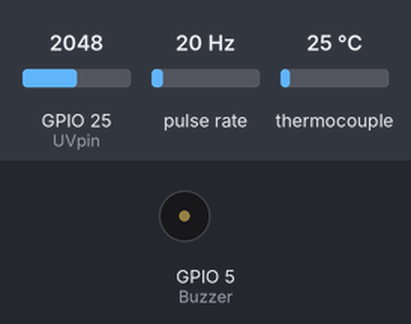
This sketch was run on a simulated ESP32. Shown: buzzer (waves = sounding, pin HIGH). Wiring (inferred from the names in the program): pulse sensor: data GPIO 4. Inputs (shaded band) come from the test bench; at power-on: thermocouple 25 °C, GPIO 25 (UVpin) = 2048, pulse rate 20 Hz. WiFi joins after 1.5 s; servers stay silent unless stated; no MQTT or app messages arrive unless stated; what the sketch prints to the serial monitor is not drawn.

Above: at 2.7 s.
2.8 s: thermocouple set to 177 °C
13.8 s: thermocouple set to 185 °C
At 19.1 s:
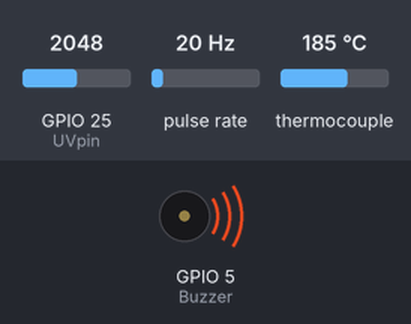
19.4 s: thermocouple set to 6 °C
At 24.2 s:
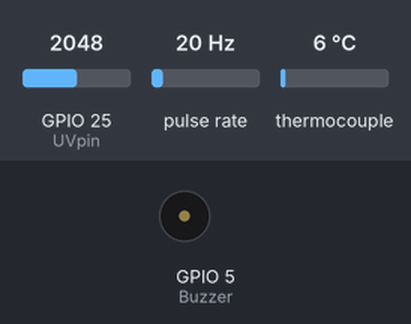
24.8 s: thermocouple set to 225 °C
At 30.2 s:
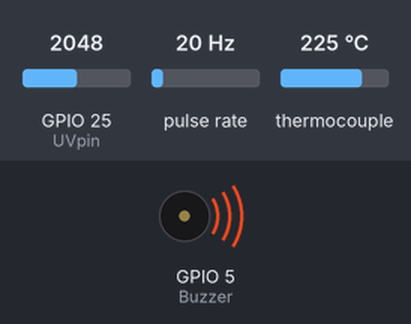
Timing chart, 0 to 31.3 s (numbered marks = the images above; inputs shaded):
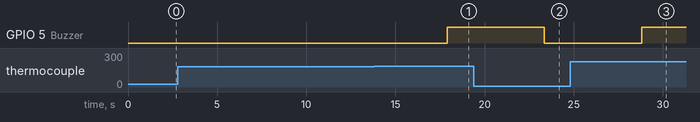

Measured:
- the behaviour switches between 180 and 181 °C on thermocouple (found by bisection; images 0 and 1)
- after the input at 2.8 s, every drawn part: stays the same
- after the input at 13.8 s, GPIO 5 (Buzzer): LOW → HIGH after 4.1 s
- after the input at 19.4 s, GPIO 5 (Buzzer): HIGH → LOW after 4.0 s
- after the input at 24.8 s, GPIO 5 (Buzzer): LOW → HIGH after 4.0 s

The sketch:

main.ino
```cpp
#include "max6675.h"
#include <WiFi.h>
#include <Wire.h>
#include <Firebase_ESP_Client.h>
#include "addons/TokenHelper.h"
#include "addons/RTDBHelper.h"
#include "Adafruit_MQTT.h"
#include "Adafruit_MQTT_Client.h"

// ===================== WiFi Credentials =====================
const char* ssid = "YOUR_WIFI_SSID";
const char* pass = "YOUR_WIFI_PASSWORD";

// ===================== Cloud Credentials =====================
#define MQTT_SERV "io.adafruit.com"
#define MQTT_PORT 1883
#define MQTT_NAME "YOUR_ADAFRUIT_USERNAME"
#define MQTT_PASS "YOUR_ADAFRUIT_IO_KEY"

#define API_KEY "YOUR_FIREBASE_API_KEY"
#define DataBase_URL "YOUR_FIREBASE_DATABASE_URL"

// ===================== Sensor Pins =====================
int thermoDO = 18;
int thermoCS = 19;
int thermoCLK = 21;
int UVpin = 25;
const int flowSensorPin = 4;
#define Buzzer 5

// ===================== Variables =====================
float Temp;
float UVintensity;
float UVreading;

volatile int pulseCount = 0;
float flowRate = 0.0;
unsigned long lastTime = 0;
unsigned long interval = 1000;
const float calibrationFactor = 7.5;

// ===================== Sensor Setup =====================
MAX6675 thermocouple(thermoCLK, thermoCS, thermoDO);
WiFiClient client;

// ===================== MQTT Setup =====================
Adafruit_MQTT_Client mqtt(&client, MQTT_SERV, MQTT_PORT, MQTT_NAME, MQTT_PASS);

Adafruit_MQTT_Publish WaterFeed =
    Adafruit_MQTT_Publish(&mqtt, MQTT_NAME "/f/waterflow");

Adafruit_MQTT_Publish TemperatureFeed =
    Adafruit_MQTT_Publish(&mqtt, MQTT_NAME "/f/temperature");

Adafruit_MQTT_Publish UVFeed =
    Adafruit_MQTT_Publish(&mqtt, MQTT_NAME "/f/uv");

// ===================== Firebase Setup =====================
FirebaseData fbdo;
FirebaseAuth auth;
FirebaseConfig config;

unsigned long sendDataPrevMillis = 0;
bool signupOK = false;

// ===================== Interrupt =====================
void IRAM_ATTR countPulse() {
    pulseCount++;
}

// ===================== Setup =====================
void setup() {
    Serial.begin(115200);

    pinMode(flowSensorPin, INPUT);
    pinMode(Buzzer, OUTPUT);

    WiFi.begin(ssid, pass);
    while (WiFi.status() != WL_CONNECTED) {
        delay(500);
        Serial.print(".");
    }

    Serial.println("\nWiFi connected");

    config.api_key = API_KEY;
    config.database_url = DataBase_URL;

    if (Firebase.signUp(&config, &auth, "", "")) {
        Serial.println("Firebase signup successful");
        signupOK = true;
    } else {
        Serial.printf("%s\n", config.signer.signupError.message.c_str());
    }

    config.token_status_callback = tokenStatusCallback;
    Firebase.begin(&config, &auth);
    Firebase.reconnectWiFi(true);

    attachInterrupt(digitalPinToInterrupt(flowSensorPin),
                    countPulse, RISING);

    lastTime = millis();
}

// ===================== Main Loop =====================
void loop() {
    MQTT_connect();

    Temp = thermocouple.readCelsius();

    UVreading = analogRead(UVpin);
    UVintensity = map(UVreading, 0, 4095, 240, 360);

    if (millis() - lastTime >= interval) {
        flowRate = pulseCount / calibrationFactor;

        Serial.print("Flow rate: ");
        Serial.print(flowRate);
        Serial.println(" L/min");

        pulseCount = 0;
        lastTime = millis();
    }

    // Temperature alert
    if (Temp > 180) {
        digitalWrite(Buzzer, HIGH);
    } else {
        digitalWrite(Buzzer, LOW);
    }

    Serial.print("UV intensity = ");
    Serial.print(UVintensity);
    Serial.print(" nm | Temp = ");
    Serial.print(Temp);
    Serial.println(" °C");

    // MQTT Publish
    UVFeed.publish((int32_t)UVintensity);
    TemperatureFeed.publish((int32_t)Temp);
    WaterFeed.publish(flowRate);

    // Firebase Upload
    if (Firebase.ready() && signupOK &&
        (millis() - sendDataPrevMillis > 5000 ||
         sendDataPrevMillis == 0)) {

        sendDataPrevMillis = millis();

        Firebase.RTDB.setFloat(&fbdo,
                               "ESP32/Temperature", Temp);

        Firebase.RTDB.setFloat(&fbdo,
                               "ESP32/Flow_Rate", flowRate);

        Firebase.RTDB.setFloat(&fbdo,
                               "ESP32/UV_Intensity", UVintensity);
    }

    delay(5000);
}

// ===================== MQTT Connection =====================
void MQTT_connect() {
    if (mqtt.connected()) return;

    int8_t ret;
    uint8_t retries = 3;

    while ((ret = mqtt.connect()) != 0) {
        mqtt.disconnect();
        delay(5000);

        retries--;

        if (retries == 0) {
            while (1);
        }
    }
}
```
